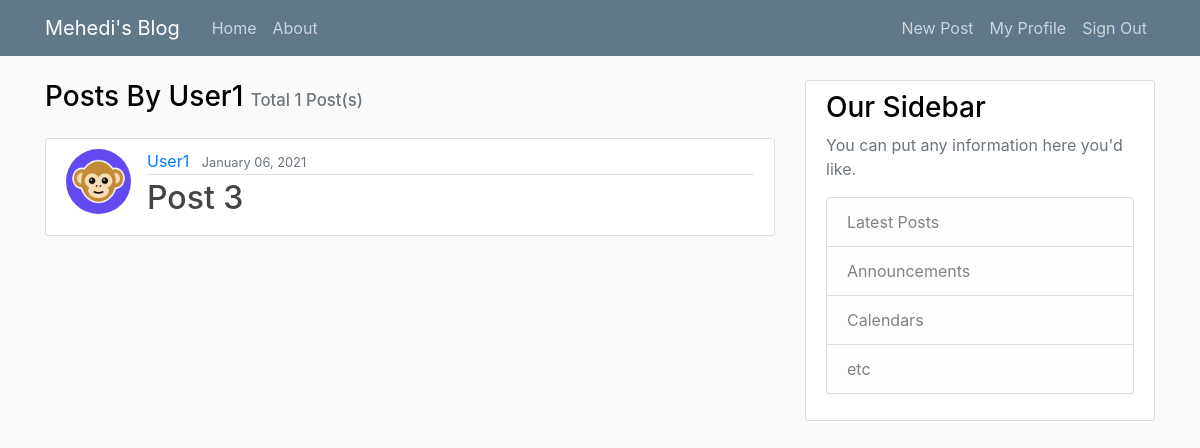
Page /User1-posts/ (signed in) on the earlier database version.
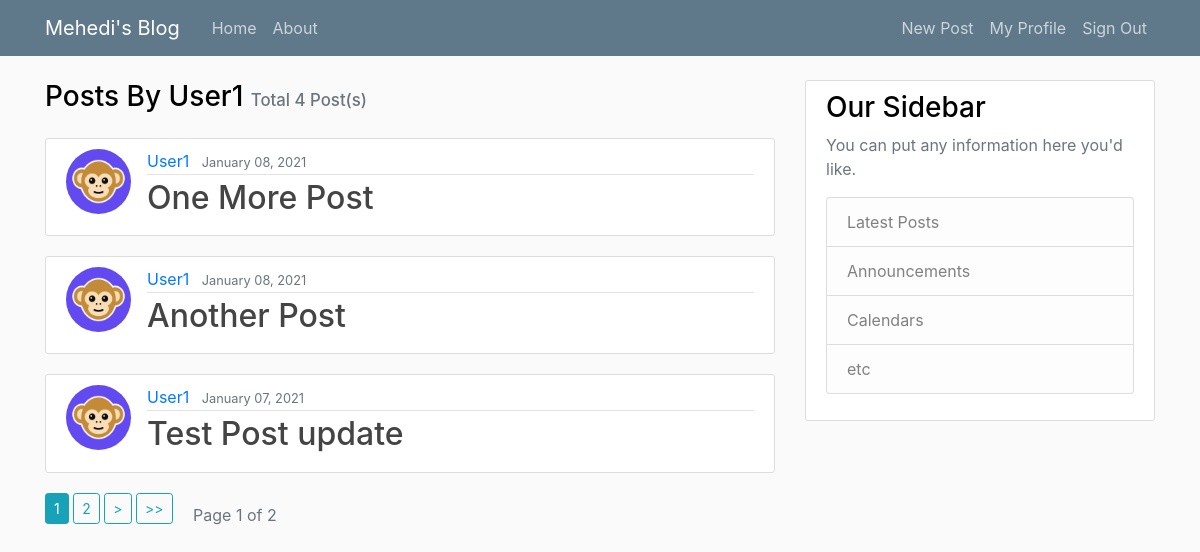
Same page on the later database version.
### blog/models.py (models this page shows, shortened)
class Post(models.Model):
    author = models.ForeignKey(User, on_delete=models.CASCADE)
    title = models.CharField(max_length=100)
    content = models.TextField()
    date_posted = models.DateTimeField(default=timezone.now)

### users/models.py (models this page shows, shortened)
class Profile(models.Model):
    user = models.OneToOneField(User, on_delete=models.CASCADE)
    image = models.ImageField(default="default.png", upload_to="pics")

### blog/views.py (the view)
# urls.py: path('<str:username>-posts/', UserPostListView.as_view(), name="userposts-list"),
class UserPostListView(LoginRequiredMixin, ListView):
    model = Post
    template_name = "blog/user_posts.html" # default: app/model_viewtype.html -> blog/post_list.html
    context_object_name = "posts"
    paginate_by = 3
    def get_queryset(self):
        user = get_object_or_404(User, username=self.kwargs.get("username"))
        return Post.objects.filter(author=user).order_by("-date_posted")

### templates/blog/user_posts.html
{% extends "blog/home.html" %}
{% block content %}
<h3 class="mb-4">
    Posts By {{view.kwargs.username}} <span class="text-muted" style="font-size: 0.6em;">Total
        {{page_obj.paginator.count}} Post(s)</span>
</h3>
{{block.super}}
{% endblock content %}

### templates/blog/home.html (shortened to what this page needs)
{% extends "base.html" %}
{% block content %}
{% for post in posts %}
{% include "article_snippet.html" with post=post %}
{% endfor %}
{% if page_obj.paginator.num_pages > 1 %}
{% for num in page_obj.paginator.page_range %}
{% if num == page_obj.number %}
<span class="btn btn-info btn-sm mb-3">{{num}}</span>
{% elif num > page_obj.number|add:"-3" and num < page_obj.number|add:"3" %}
<a class="btn btn-outline-info btn-sm mb-3" href="?page={{num}}">{{num}}</a>
{% endif %}
{% endfor %}
{% if page_obj.has_next %}
<a class="btn btn-outline-info btn-sm mb-3" href="?page={{page_obj.next_page_number}}">&gt;</a>
<a class="btn btn-outline-info btn-sm mb-3" href="?page={{page_obj.paginator.num_pages}}">&gt;&gt;</a>
{% endif %}
<span class="text-muted ml-3">Page {{page_obj.number}} of {{page_obj.paginator.num_pages}}</span>
{% endif %}
{% endblock content %}

### templates/base.html (shortened to what this page needs)
{% load static %}
<!DOCTYPE html>
<html lang="en">
<head>
  <link rel="stylesheet" href="https://cdn.jsdelivr.net/npm/bootstrap@4.5.3/dist/css/bootstrap.min.css"
>
  <link rel="stylesheet" href="{% static 'css/main.css' %}">
</head>
<body>
  {% include "navbar_snippet.html" %}
  <main role="main" class="container">
    <div class="row">
      <div class="col-md-8">
        {% block content %}{% endblock %}
      </div>
      <div class="col-md-4">
        <div class="content-section">
          <h3>Our Sidebar</h3>
          <p class='text-muted'>You can put any information here you'd like.
          <ul class="list-group">
            <li class="list-group-item list-group-item-light">Latest Posts</li>
            <li class="list-group-item list-group-item-light">Announcements</li>
            <li class="list-group-item list-group-item-light">Calendars</li>
            <li class="list-group-item list-group-item-light">etc</li>
          </ul>
          </p>
        </div>
      </div>
    </div>
  </main>
</body>
</html>

### templates/navbar_snippet.html (shortened to what this page needs)
<header class="site-header">
  <nav class="navbar navbar-expand-md navbar-dark bg-steel">
    <div class="container">
      <a class="navbar-brand mr-4" href="{% url 'blog-home' %}">Mehedi's Blog</a>
      <div class="collapse navbar-collapse" id="navbarToggle">
        <div class="navbar-nav mr-auto">
          <a class="nav-item nav-link" href="{% url 'blog-home' %}">Home</a>
          <a class="nav-item nav-link" href="{% url 'blog-about' %}">About</a>
        </div>
        <div class="navbar-nav">
          {% if user.is_authenticated %}
          <a class="nav-item nav-link" href="{% url 'post-create' %}">New Post</a>
          <a class="nav-item nav-link" href="{% url 'user-profile' %}">My Profile</a>
          <a class="nav-item nav-link" href="{% url 'user-signout' %}">Sign Out</a>
          {% else %}
          <a class="nav-item nav-link" href="{% url 'user-signin' %}">Sign In</a>
          <a class="nav-item nav-link" href="{% url 'user-signup' %}">Sign Up</a>
          {% endif %}
        </div>
      </div>
    </div>
  </nav>
</header>

### templates/article_snippet.html
<article class="media content-section">
  <img class="rounded-circle article-img" src="{{post.author.profile.image.url}}" alt="Author's Profile Picture">
  <div class="media-body">
    <div class="article-metadata">
      <a class="mr-2" href="{% url 'userposts-list' post.author.username %}">{{ post.author }}</a>
      <small class="text-muted">{{ post.date_posted|date:"F d, Y" }}</small>
    </div>
    <h2><a class="article-title" href="{% url 'post-detail' post.id %}">{{ post.title }}</a></h2>
  </div>
</article>

### cdn_test/static/css/main.css (style rules this page uses)
body { background: #fafafa; color: #333333; }
h1, h2, h3, h4, h5, h6 { color: black; }
ul { margin: 0; }
.row { padding-top: 3vh; }
.bg-steel { background-color: #5f788a; }
.site-header .navbar-nav .nav-link { color: #cbd5db; }
.content-section { background: #ffffff; padding: 10px 20px; border: 1px solid #dddddd; border-radius: 3px; margin-bottom: 20px; }
.article-title { color: #444444; }
.article-img { height: 65px; width: 65px; margin-right: 16px; }
.article-metadata { padding-bottom: 1px; margin-bottom: 4px; border-bottom: 1px solid #e3e3e3 }

Differences in the rows shown:
no longer on this page (row unchanged): Post: author.profile.image (placeholder picture), author "User1", date_posted "January 06, 2021", title "Post 3"
added Post: author.profile.image (placeholder picture), author "User1", date_posted "January 08, 2021", title "One More Post"
added Post: author.profile.image (placeholder picture), author "User1", date_posted "January 08, 2021", title "Another Post"
added Post: author.profile.image (placeholder picture), author "User1", date_posted "January 07, 2021", title "Test Post update"
Other differences:
{{ page_obj.paginator.count }}: "1" → "4"
{{ page_obj.number }}: (not shown) → "1"
{{ page_obj.paginator.num_pages }}: (not shown) → "2"
new list line: "1"
new list line: "2"
text now shown: "> >> Page of"
